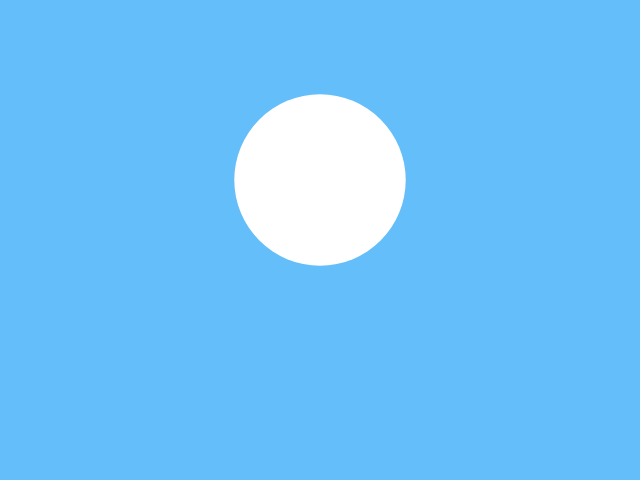
Frame 1 (no input)
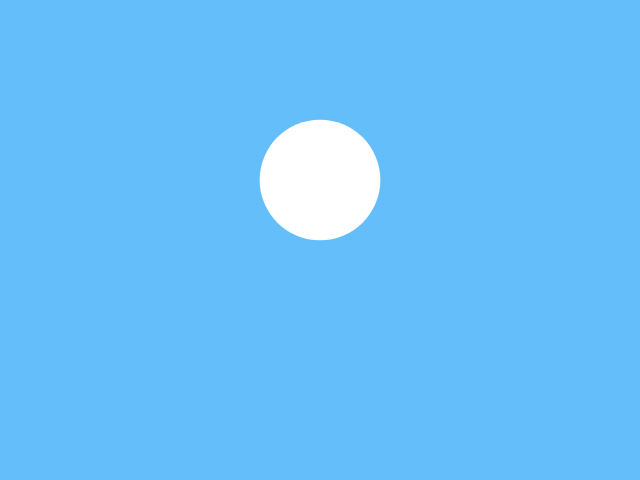
Frame 2 (the mouse pressed at the canvas centre, redrawn once)

The p5.js sketch that drew these frames (run headless with seeded random() and noise() and a simulated clock; the mouse was pressed at the canvas centre and the sketch redrawn once):

// p5.js sketch
// ── sketch.js
function setup() {
	// create a place to draw
	createCanvas(640, 480);
	noStroke();
	noLoop();
}

function draw() {
	// clear the background
	background(100, 190, 250);

	// set a fill color
	fill(255, 255, 255);

	// draw the ellipse
	var diameter = random(100, 200);
	ellipse(320, 180, diameter, diameter);
}
